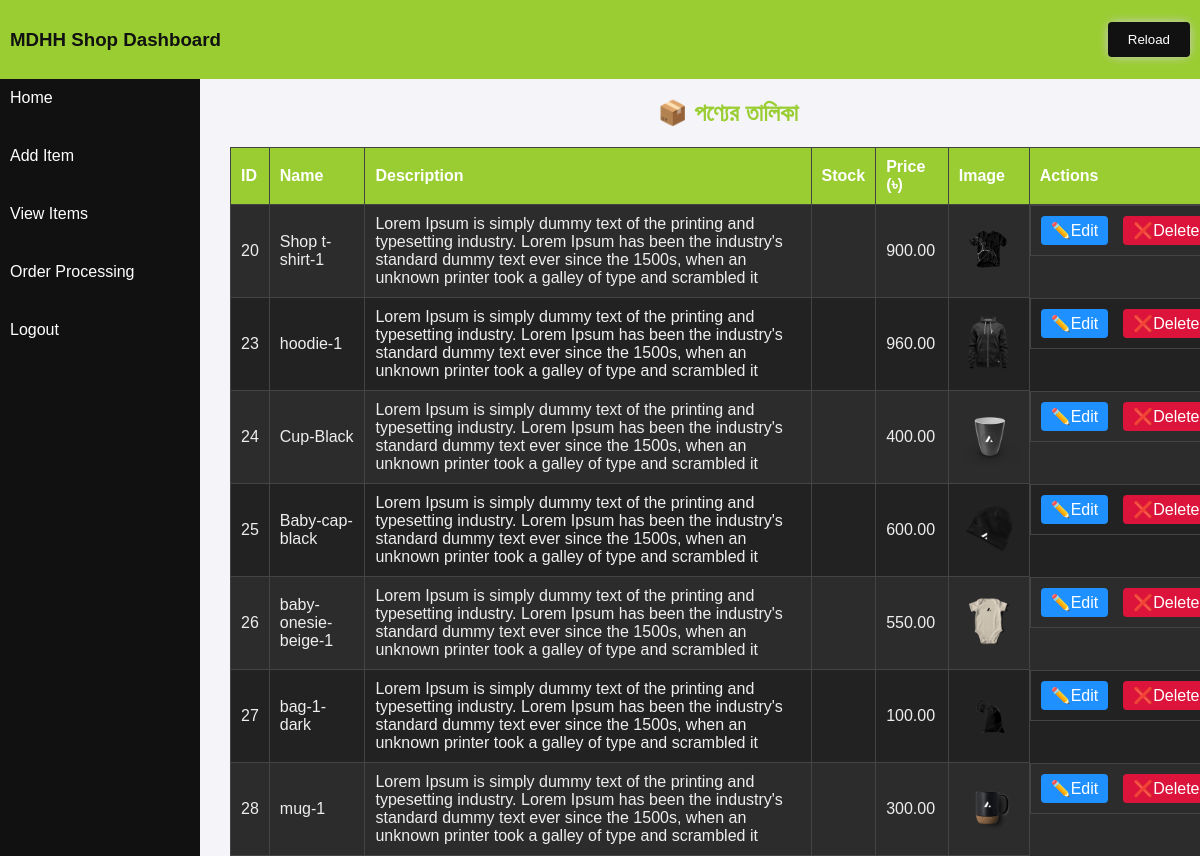
The page /backend/asset/view-item.php on the database as committed earlier.
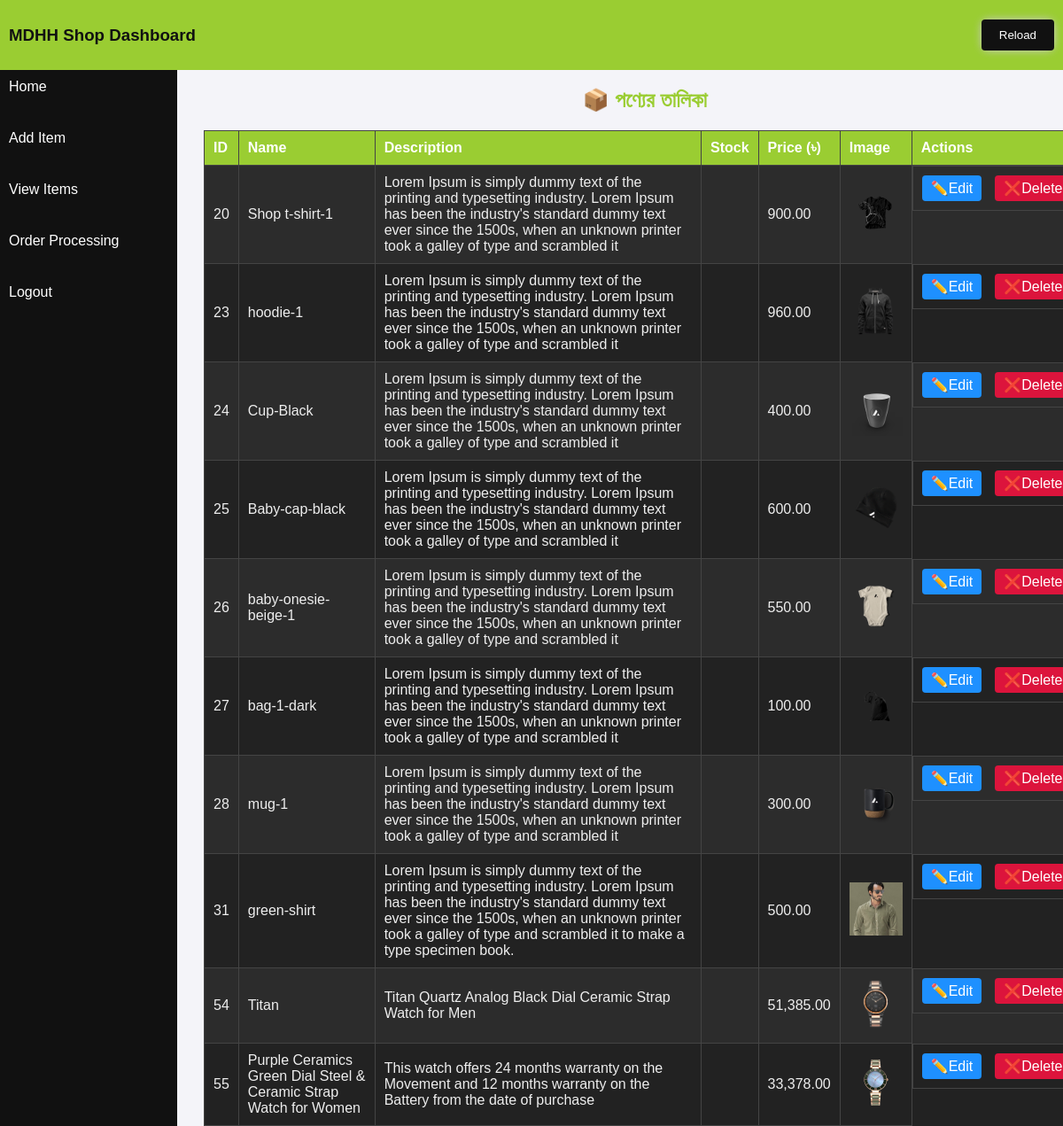
The same page on the database as committed later.
### tables this page shows
CREATE TABLE `items` (
  `id` int(11) NOT NULL,
  `item_name` varchar(255) DEFAULT NULL,
  `item_description` text DEFAULT NULL,
  `item_price` decimal(10,2) DEFAULT NULL,
  `item_image` varchar(255) DEFAULT NULL
);

### backend/asset/view-item.php (the view, shortened to what this page needs)
<?php
include 'backend/connect.php';
?>
<!DOCTYPE html>
<html lang="bn">
<head>
</head>
<body>
<?php include_once 'backend/asset/header.php'; ?>
<div class="d-flex">
    <?php include_once 'backend/asset/slidebar.php'; ?>
    <main>
        <h2 style="text-align:center;">📦 পণ্যের তালিকা</h2>
        <?php
        $result = $conn->query("SELECT * FROM items");
        if ($result->num_rows > 0):
        ?>
        <table>
            <tr>
                <th>ID</th>
                <th>Name</th>
                <th>Description</th>
                <th>Stock</th>
                <th>Price (৳)</th>
                <th>Image</th>
                <th>Actions</th>
            </tr>
            <?php while ($row = $result->fetch_assoc()): ?>
            <tr>
                <td><?= $row['id'] ?></td>
                <td><?= htmlspecialchars($row['item_name']) ?></td>
                <td><?= htmlspecialchars($row['item_description']) ?></td>
                <td><?= htmlspecialchars($row['stock']) ?></td>
                <td><?= number_format($row['item_price'], 2) ?></td>
                <td>
                    <?php if ($row['item_image']): ?>
                        <img src="http://localhost/frontend/all_iems/image/<?= htmlspecialchars($row['item_image']) ?>" alt="" class="img-fluid">
                    <?php else: ?>
                        No Image
                    <?php endif; ?>
                </td>
                <td class="actions">
                    <a class="edit-btn" href="?edit=<?= $row['id'] ?>">✏️Edit</a>
                    <a class="delete-btn" href="?delete=<?= $row['id'] ?>" onclick="return confirm('Are you sure you want to delete this item?')">❌Delete</a>
                </td>
            </tr>
            <?php endwhile; ?>
        </table>
        <?php else: ?>
            <p style="text-align:center;">❌ কোনো পণ্য পাওয়া যায়নি</p>
        <?php endif; ?>
    </main>
</div>
</body>
</html>

Rows that differ between the two databases and show on the page:
added items: id "31", item_name "green-shirt", item_description "Lorem Ipsum is simply dummy text of the printing and typesetting industry. Lorem Ipsum has been the industry's standard dummy text ever since the 1500s, when an unknown printer took a galley of type and scrambled it to make a type specimen book.", item_price "500.00", item_image (picture)
added items: id "54", item_name "Titan", item_description "Titan Quartz Analog Black Dial Ceramic Strap Watch for Men", item_price "51,385.00", item_image (picture)
added items: id "55", item_name "Purple Ceramics Green Dial Steel & Ceramic Strap Watch for Women", item_description "This watch offers 24 months warranty on the Movement and 12 months warranty on the Battery from the date of purchase", item_price "33,378.00", item_image (picture)
